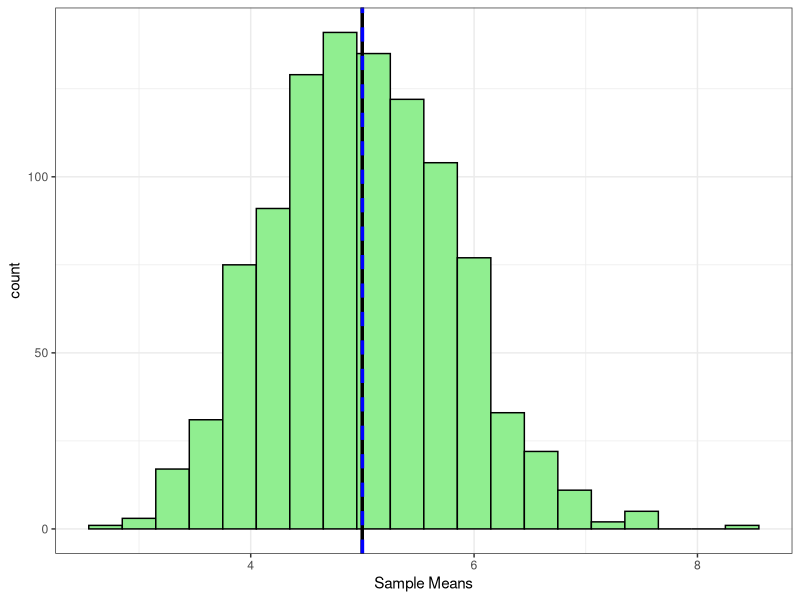
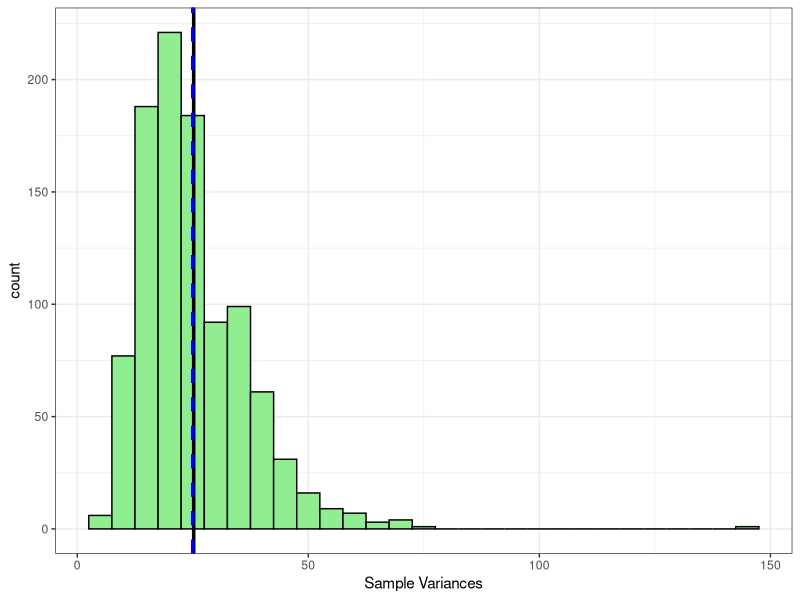
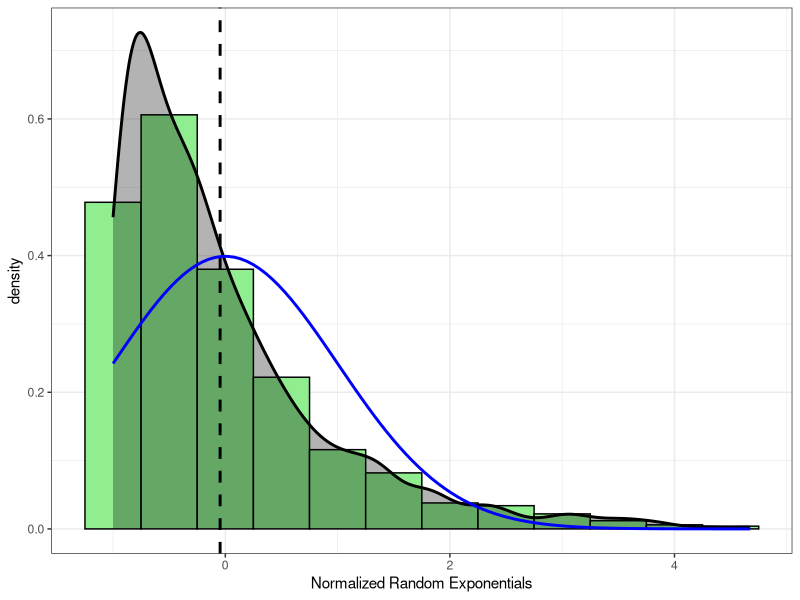
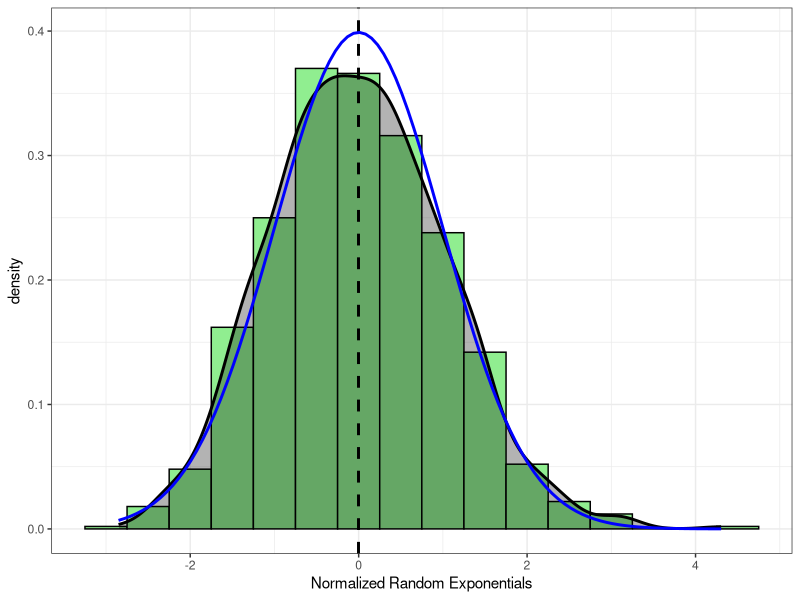

Generate these figures, in order, with R:
## ---- chunk 1
library(ggplot2)
## ---- chunk 2
nosim <- 1000
sim.func <- function(x, n) sqrt(n) * (mean(x) - 5) / 5

m <- matrix(rexp(40 * nosim, 0.2), nosim)

sim.df <- data.frame(clt = apply(m, 1, sim.func, 40), sm = apply(m, 1, mean), sv = apply(m, 1, var))

## ---- chunk 3
ggplot(sim.df, aes(x=sm)) +
    geom_histogram(binwidth=0.3, color="black", fill="light green") +
    geom_vline(xintercept=mean(sim.df$sm), size=1.2, color="black") +
    geom_vline(xintercept=5, linetype="dashed", size=1.2, color="blue") +
    xlab("Sample Means") +
    theme_bw() 
## ---- chunk 4
ggplot(sim.df, aes(x=sv)) + 
    geom_histogram(binwidth=5, colour = "black", fill="light green") +
    geom_vline(xintercept=mean(sim.df$sv), color="black", size=1.2) +
    geom_vline(xintercept=25, color="blue", linetype="dashed", size=1.2) +
    xlab("Sample Variances") +
    theme_bw()
## ---- chunk 5
exp.dist <- rexp(1000, 0.2)

exp.df <- data.frame(x = exp.dist, clt = (exp.dist - 5) / 5)
## ---- chunk 6

ggplot(exp.df, aes(x = clt)) + 
    geom_histogram(binwidth=0.5, color="black", fill="light green", aes(y = ..density..)) +
    geom_density(size=1, alpha=0.3, fill="black") +
    geom_vline(xintercept=mean(exp.df$clt), size=1, color="black", linetype="dashed") +
    stat_function(fun = dnorm, size = 1, color="blue") + 
    xlab("Normalized Random Exponentials") +
    theme_bw()
## ---- chunk 7
ggplot(sim.df, aes(x = clt)) +
    geom_histogram(binwidth=0.5, color="black", fill="light green", aes(y = ..density..)) +
    geom_density(size=1, alpha=0.3, fill="black") + 
    geom_vline(xintercept=mean(sim.df$clt), size=1, color="black", linetype="dashed") +
    stat_function(fun=dnorm, size=1, color="blue") +
    xlab("Normalized Random Exponentials") +
    theme_bw()
